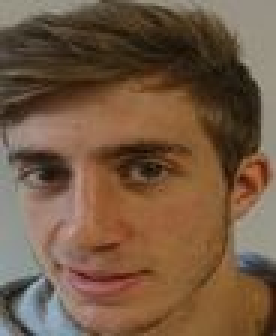
#> input picture PartieImage/Base_Visages/Johan/01.jpg, 92 x 112 px (shown 3 times larger); its folder holds only this picture in this run
$ python -i ProgrammeDetectionVisage.py   (imports and definitions only)   (Python 2 division)   (older library calls are emulated)
#> lines starting #> are read from the running program, lines starting #| are printed output that depends on the picture
################################# Projet reconnaissance visage : serveur ##########################################

from skimage import io
from skimage.io import imread, imsave
import Image
import sys
import os
from PIL import Image
import numpy as np

# fonction de recadrage d image
def ImageCrooped (im):

    height, width, depth = im.shape         # calcul des marges du recadrage de l image
    x0 = width/2
    y0h = int(height/3 - 0.2*height)
    y0b = int(height/3 + 0.2*height)
    gauche =width
    droite=0
    moyenne=0
    haut=0
    for y in range(0, 15):                  # calcul de la moyenne du seuil du fond de l'image
        for j in range(0, width-1):
            moyenne=moyenne+im[y,j,1]
    seuil=moyenne/((15)*(width-1))-30
    print(seuil)
    for i in range(0, height-1):            # recherche du seuil haut
        profilTest = im[i,x0,1]
        if profilTest <seuil:
            haut = i
            break;
    for y in range(y0h, y0b):
        for j in range(0, width-1):
            profilTestg = im[y,j,1]
            profilTestd= im[y,width-1-j,1]
            if profilTestg <seuil :         # recherche du seuil gauche
                if j<gauche:
                   gauche = j
            if profilTestd <seuil :
                if (width-1-j)>droite:     # recherche du seuil haut
                    droite = width-1-j

    #recadrage de l'image avec 3 proportions hauteur/largeur differentes
    im_cropped =[im[haut:((droite - gauche)*1.55),gauche:droite],im[haut:((droite - gauche)*1.6),gauche:droite],im[haut:((droite - gauche)*1.75),gauche:droite]]
    return(im_cropped)

# fonction de lecture de l image
def read_images (path , sz= None ):
    c = 0
    X,y = [], []
    for dirname, dirnames, filenames in os.walk ( path ):
        for subdirname in sorted(dirnames) :
            subject_path = os.path.join(dirname , subdirname )
            for filename in sorted(os.listdir(subject_path)):
                try :
                    im = Image.open(os.path.join (subject_path , filename ))
                    im = im.convert ("L")
                    # resize to given size (if given )
                    if (sz is not None ):
                        im = im.resize(sz , Image.ANTIALIAS )
                    X.append (np.asarray (im , dtype =np.uint8 ))
                    y.append (c)
                except IOError :
                    print "I/O error ({0}) : {1} ".format(errno , strerror )
                except :
                    print " Unexpected error :", sys.exc_info() [0]
                    raise
            c = c+1
    return [X,y]

def asRowMatrix (X):
    if len (X) == 0:
        return np.array([])
    mat = np.empty((0 , X [0].size), dtype=X [0].dtype )
    for row in X:
        mat = np.vstack((mat,np.asarray(row).reshape(1,-1)))
    return mat

# [7 lines left out: function asColumnMatrix, not called in this run]

def pca(X, y, num_components =0):
    [n,d] = X.shape
    if ( num_components <= 0) or ( num_components > n):
        num_components = n
    mu = X.mean ( axis =0)
    X = X - mu
    if n>d:
        C = np.dot (X.T,X)
        [ eigenvalues , eigenvectors ] = np.linalg.eigh (C)
    else :
        C = np.dot (X,X.T)
        [ eigenvalues , eigenvectors ] = np.linalg.eigh (C)
        eigenvectors = np.dot (X.T, eigenvectors )
        for i in xrange (n):
            eigenvectors [:,i] = eigenvectors [:,i]/ np.linalg.norm ( eigenvectors [:,i])
    # or simply perform an economy size decomposition
    # eigenvectors , eigenvalues , variance = np.linalg.svd (X.T, full_matrices = False )
    # sort eigenvectors descending by their eigenvalue
    idx = np.argsort (- eigenvalues )
    eigenvalues = eigenvalues [idx ]
    eigenvectors = eigenvectors [:, idx ]
    # select only num_components
    eigenvalues = eigenvalues [0: num_components ].copy ()
    eigenvectors = eigenvectors [: ,0: num_components ].copy ()
    return [ eigenvalues , eigenvectors , mu]

# [9 lines left out: functions project, reconstruct, not called in this run]

def normalize (X, low , high , dtype = None ):
    X = np.asarray (X)
    minX , maxX = np.min (X), np.max (X)
    # normalize to [0...1].
    X = X - float ( minX )
    X = X / float (( maxX - minX ))
    # scale to [ low...high ].
    X = X * (high - low )
    X = X + low
    if dtype is None :
        return np.asarray (X)
    return np.asarray (X, dtype = dtype )

def create_font ( fontname ='Tahoma', fontsize =10) :
    return { 'fontname': fontname , 'fontsize': fontsize }


class AbstractDistance ( object ):

    def __init__(self , name ):
            self._name = name
    def __call__(self ,p,q):
        raise NotImplementedError (" Every AbstractDistance must implement the __call__method.")
    @property
    def name ( self ):
        return self._name
    def __repr__( self ):
        return self._name

class EuclideanDistance ( AbstractDistance ):
    def __init__( self ):
        AbstractDistance.__init__(self ," EuclideanDistance ")
    # [4 lines left out: function __call__, not called in this run]

class CosineDistance ( AbstractDistance ):
    def __init__( self ):
        AbstractDistance.__init__(self ," CosineDistance ")
    # [4 lines left out: function __call__, not called in this run]

class BaseModel ( object ):
    # [8 lines left out: function __init__, not called in this run]

    def compute (self , X, y):
        raise NotImplementedError (" Every BaseModel must implement the compute method.")

    # [10 lines left out: function predict, not called in this run]

class EigenfacesModel ( BaseModel ):
    def __init__ (self , X=None , y=None , dist_metric = EuclideanDistance () , num_components=0) :
        super ( EigenfacesModel , self ).__init__ (X=X,y=y, dist_metric = dist_metric , num_components = num_components )

    # [7 lines left out: function compute, not called in this run]

################# Fonction principale de reconnaissance de visage #######################
def DetectionVisage(imtestInit):
#> called with imtestInit = 'Base_Visages/Johan/01.jpg'
    imtest=io.imread(imtestInit) #recuperation de l image
#> imtest is the input picture: shape (112, 92, 3); mean R, G, B 115.5, 88.7, 66.2
    sys.path.append ("..")
    [X,y] = read_images ("/mnt/hgfs/data/Base_Visages")
#> in read_images, `im = im.convert ("L")`:
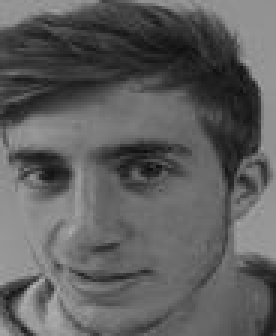
#> im: PIL image 92x112 L (shown 3 times larger); min 12, max 181, mean 94.2
#> X = 1 item; y = [0]

    # perform a full pca
    [D, W, mu] = pca ( asRowMatrix(X), y)
#> the loop in asRowMatrix, `for row in X:` made 1 pass
#> in pca, `[n,d] = X.shape`: n = 1; d = 10304
#> in pca, `num_components = n`: num_components = 1
#> in pca, `mu = X.mean ( axis =0)`: mu = 10304 values, max 181 at index 8751, min 12 at index 4648, mean 94.2
#> in pca, `C = np.dot (X,X.T)`: C = [0]
#> in pca, `[ eigenvalues , eigenvectors ] = np.linalg.eigh (C)`: eigenvectors = [1]
#> in pca, `eigenvectors = np.dot (X.T, eigenvectors )`: eigenvectors = 10304 values from 0 to 0
#> the loop in pca, `for i in xrange (n):` made 1 pass
#> in pca, `idx = np.argsort (- eigenvalues )`: idx = [0]
#> D = [0]

    # 2 images ( note : eigenvectors are stored by column !)
    E = []
    for i in xrange ( min( len (X), 16)):
        e = W[:,i].reshape(X [0].shape)
        E.append( normalize (e ,0 ,255) )
#> this loop made 1 pass
#> (minX in normalize, maxX in normalize) on pass 1: (nan, nan)
#> after the loop, E = 1 item

    # reconstruction steps
    steps =[i for i in xrange(10 , min (len(X), 320) , 20)]
#> steps = []
    E = []
    for i in xrange (min(len(steps),16)):
        numEvs = steps[i]
        P = project(W[:,0: numEvs],X[0].reshape(1,-1),mu)
        R = reconstruct(W[:,0:numEvs],P,mu)
        #reshape and append to plots
        R = R.reshape(X[0].shape)
        E.append( normalize (R ,0 ,255) )
#> this loop made 0 passes
#> after the loop, E = []
    oldIndice=9999999999999
    imtestCrooped=[imtest,imtest,imtest]
    imtestCrooped = ImageCrooped(imtest)                                # recuperation de l image retaillee 3 fois
#> after the loop in ImageCrooped, `for y in range(0, 15):                  # calcul de la moyenne du seui..`: moyenne = 121213
#> in ImageCrooped, `seuil=moyenne/((15)*(width-1))-30`: seuil = 58
#| 58
#> the loop in ImageCrooped, `for i in range(0, height-1):` made 4 passes
#> profilTest on passes 1 to 4: 139, 93, 59, 55
#> after the loop in ImageCrooped, `for y in range(y0h, y0b):`: droite = 88; gauche = 0
    for i in range(0, 3):                                               # comparaison des 3 images avec la base
        io.imsave("26_6_modif.jpg",imtestCrooped[i])
        imtestCrooped[i] = Image.open("26_6_modif.jpg")
        resolution  = (92,112)                                          # retaillage de l image dans une dimension commune
        imtestCrooped[i] = imtestCrooped[i].resize(resolution)
        imtestCrooped[i].save("s01-modif.jpg")                          # changement de format
        imtestCrooped[i] = imtestCrooped[i].convert ("L")
        test = np.asarray (imtestCrooped[i] , dtype =np.uint8 )
        model = EigenfacesModel (X , y)
        NomBdd = ["Alec","Antoine","Camille","Johan","Jordi","Kibam", "Michael", "Pierre", "Thomas"] # noms de la base de donnees
        model = EigenfacesModel (X , y)
        minDist = np.finfo('float').max
        nom, indice =model.predict(test,minDist)                        # comparaison avec la base de donnee
        print(NomBdd[nom])
        print(indice)
        if indice <oldIndice :                                          # recupperation de la plus faible distance entre notre image et la base
            nomold =nom
            oldIndice= indice
    fichier = open("/var/www/html/resultat.txt", "w")               # Ouvre le fichier pour retourner le resultat
    fichier.write(NomBdd[nomold])                                   # Ecris le resultat qui a ete trouve
    fichier.close()                                                 # Ferme le fichier
    print (" predicted =",NomBdd[nomold])

#> (the run stopped early here; a loop or call above may not have finished)
